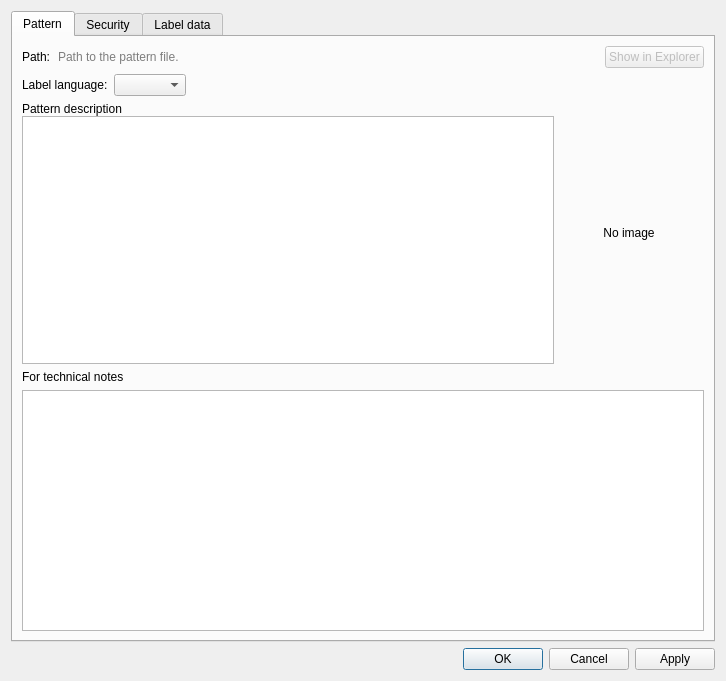
<?xml version="1.0" encoding="UTF-8"?>
<ui version="4.0">
 <class>DialogPatternProperties</class>
 <widget class="QDialog" name="DialogPatternProperties">
  <property name="geometry">
   <rect>
    <x>0</x>
    <y>0</y>
    <width>726</width>
    <height>681</height>
   </rect>
  </property>
  <property name="windowTitle">
   <string>Pattern properties</string>
  </property>
  <property name="windowIcon">
   <iconset resource="../../../libs/vmisc/share/resources/icon.qrc">
    <normaloff>:/icon/64x64/icon64x64.png</normaloff>:/icon/64x64/icon64x64.png</iconset>
  </property>
  <layout class="QVBoxLayout" name="verticalLayout_4">
   <item>
    <widget class="QTabWidget" name="tabWidget">
     <property name="currentIndex">
      <number>0</number>
     </property>
     <widget class="QWidget" name="tab">
      <attribute name="title">
       <string>Pattern</string>
      </attribute>
      <layout class="QVBoxLayout" name="verticalLayout_3">
       <item>
        <layout class="QHBoxLayout" name="horizontalLayoutPath">
         <item>
          <widget class="QLabel" name="label_9">
           <property name="text">
            <string>Path:</string>
           </property>
          </widget>
         </item>
         <item>
          <widget class="QLineEdit" name="lineEditPathToFile">
           <property name="sizePolicy">
            <sizepolicy hsizetype="Expanding" vsizetype="Fixed">
             <horstretch>0</horstretch>
             <verstretch>0</verstretch>
            </sizepolicy>
           </property>
           <property name="autoFillBackground">
            <bool>false</bool>
           </property>
           <property name="styleSheet">
            <string notr="true">background: transparent;</string>
           </property>
           <property name="frame">
            <bool>false</bool>
           </property>
           <property name="readOnly">
            <bool>true</bool>
           </property>
           <property name="placeholderText">
            <string notr="true">Path to the pattern file.</string>
           </property>
          </widget>
         </item>
         <item alignment="Qt::AlignRight">
          <widget class="QPushButton" name="pushButtonShowInExplorer">
           <property name="enabled">
            <bool>false</bool>
           </property>
           <property name="sizePolicy">
            <sizepolicy hsizetype="Minimum" vsizetype="Preferred">
             <horstretch>0</horstretch>
             <verstretch>0</verstretch>
            </sizepolicy>
           </property>
           <property name="text">
            <string>Show in Explorer</string>
           </property>
          </widget>
         </item>
        </layout>
       </item>
       <item>
        <layout class="QHBoxLayout" name="horizontalLayout">
         <item>
          <widget class="QLabel" name="label_12">
           <property name="sizePolicy">
            <sizepolicy hsizetype="Fixed" vsizetype="Preferred">
             <horstretch>0</horstretch>
             <verstretch>0</verstretch>
            </sizepolicy>
           </property>
           <property name="text">
            <string>Label language:</string>
           </property>
          </widget>
         </item>
         <item>
          <widget class="QComboBox" name="comboBoxLabelLanguage">
           <property name="sizePolicy">
            <sizepolicy hsizetype="Preferred" vsizetype="Fixed">
             <horstretch>0</horstretch>
             <verstretch>0</verstretch>
            </sizepolicy>
           </property>
          </widget>
         </item>
         <item>
          <spacer name="horizontalSpacer_2">
           <property name="orientation">
            <enum>Qt::Horizontal</enum>
           </property>
           <property name="sizeHint" stdset="0">
            <size>
             <width>40</width>
             <height>20</height>
            </size>
           </property>
          </spacer>
         </item>
        </layout>
       </item>
       <item>
        <layout class="QHBoxLayout" name="horizontalLayout_7">
         <property name="spacing">
          <number>0</number>
         </property>
         <property name="sizeConstraint">
          <enum>QLayout::SetMaximumSize</enum>
         </property>
         <property name="leftMargin">
          <number>0</number>
         </property>
         <property name="topMargin">
          <number>0</number>
         </property>
         <property name="rightMargin">
          <number>0</number>
         </property>
         <item>
          <layout class="QVBoxLayout" name="verticalLayout">
           <item>
            <widget class="QLabel" name="label_2">
             <property name="text">
              <string>Pattern description</string>
             </property>
            </widget>
           </item>
           <item>
            <widget class="VPlainTextEdit" name="plainTextEditDescription">
             <property name="documentTitle">
              <string/>
             </property>
            </widget>
           </item>
          </layout>
         </item>
         <item>
          <layout class="QVBoxLayout" name="verticalLayout_11">
           <property name="spacing">
            <number>6</number>
           </property>
           <property name="leftMargin">
            <number>0</number>
           </property>
           <item>
            <widget class="QLabel" name="imageLabel">
             <property name="sizePolicy">
              <sizepolicy hsizetype="Preferred" vsizetype="Preferred">
               <horstretch>200</horstretch>
               <verstretch>200</verstretch>
              </sizepolicy>
             </property>
             <property name="minimumSize">
              <size>
               <width>150</width>
               <height>200</height>
              </size>
             </property>
             <property name="maximumSize">
              <size>
               <width>200</width>
               <height>200</height>
              </size>
             </property>
             <property name="toolTip">
              <string>Call context menu for edit</string>
             </property>
             <property name="text">
              <string>No image</string>
             </property>
             <property name="textFormat">
              <enum>Qt::AutoText</enum>
             </property>
             <property name="alignment">
              <set>Qt::AlignCenter</set>
             </property>
             <property name="margin">
              <number>1</number>
             </property>
            </widget>
           </item>
          </layout>
         </item>
        </layout>
       </item>
       <item>
        <layout class="QVBoxLayout" name="verticalLayout_2">
         <item>
          <widget class="QLabel" name="label_3">
           <property name="text">
            <string>For technical notes</string>
           </property>
          </widget>
         </item>
         <item>
          <widget class="VPlainTextEdit" name="plainTextEditTechNotes"/>
         </item>
        </layout>
       </item>
      </layout>
     </widget>
     <widget class="QWidget" name="tab_3">
      <attribute name="title">
       <string>Security</string>
      </attribute>
      <layout class="QVBoxLayout" name="verticalLayout_10">
       <item>
        <widget class="QCheckBox" name="checkBoxPatternReadOnly">
         <property name="text">
          <string>Open only for read</string>
         </property>
        </widget>
       </item>
       <item>
        <spacer name="verticalSpacer_2">
         <property name="orientation">
          <enum>Qt::Vertical</enum>
         </property>
         <property name="sizeHint" stdset="0">
          <size>
           <width>20</width>
           <height>40</height>
          </size>
         </property>
        </spacer>
       </item>
      </layout>
     </widget>
     <widget class="QWidget" name="tab_4">
      <attribute name="title">
       <string>Label data</string>
      </attribute>
      <layout class="QVBoxLayout" name="verticalLayout_32">
       <item>
        <layout class="QHBoxLayout" name="horizontalLayout_19">
         <item>
          <widget class="QLabel" name="label_13">
           <property name="text">
            <string>Label template:</string>
           </property>
          </widget>
         </item>
         <item>
          <widget class="QPushButton" name="pushButtonEditPatternLabel">
           <property name="toolTip">
            <string>Edit pattern label</string>
           </property>
           <property name="text">
            <string>Edit template</string>
           </property>
          </widget>
         </item>
         <item>
          <spacer name="horizontalSpacer">
           <property name="orientation">
            <enum>Qt::Horizontal</enum>
           </property>
           <property name="sizeHint" stdset="0">
            <size>
             <width>40</width>
             <height>20</height>
            </size>
           </property>
          </spacer>
         </item>
        </layout>
       </item>
       <item>
        <widget class="QGroupBox" name="groupBox_4">
         <property name="sizePolicy">
          <sizepolicy hsizetype="Preferred" vsizetype="Preferred">
           <horstretch>0</horstretch>
           <verstretch>1</verstretch>
          </sizepolicy>
         </property>
         <property name="title">
          <string>Label data</string>
         </property>
         <layout class="QFormLayout" name="formLayout_2">
          <property name="fieldGrowthPolicy">
           <enum>QFormLayout::ExpandingFieldsGrow</enum>
          </property>
          <item row="0" column="0">
           <widget class="QLabel" name="label_6">
            <property name="text">
             <string>Pattern name:</string>
            </property>
           </widget>
          </item>
          <item row="0" column="1">
           <widget class="VLineEdit" name="lineEditPatternName">
            <property name="maxLength">
             <number>30</number>
            </property>
           </widget>
          </item>
          <item row="1" column="0">
           <widget class="QLabel" name="label_7">
            <property name="text">
             <string>Pattern number:</string>
            </property>
           </widget>
          </item>
          <item row="1" column="1">
           <widget class="VLineEdit" name="lineEditPatternNumber">
            <property name="maxLength">
             <number>30</number>
            </property>
           </widget>
          </item>
          <item row="2" column="0">
           <widget class="QLabel" name="label_8">
            <property name="text">
             <string>Company/Designer name:</string>
            </property>
           </widget>
          </item>
          <item row="2" column="1">
           <widget class="VLineEdit" name="lineEditCompanyName">
            <property name="maxLength">
             <number>30</number>
            </property>
           </widget>
          </item>
          <item row="3" column="0">
           <widget class="QLabel" name="label_10">
            <property name="text">
             <string>Customer name:</string>
            </property>
           </widget>
          </item>
          <item row="3" column="1">
           <widget class="VLineEdit" name="lineEditCustomerName">
            <property name="maxLength">
             <number>30</number>
            </property>
           </widget>
          </item>
          <item row="4" column="0">
           <widget class="QLabel" name="label">
            <property name="text">
             <string>Date format:</string>
            </property>
           </widget>
          </item>
          <item row="4" column="1">
           <widget class="QComboBox" name="comboBoxDateFormat"/>
          </item>
          <item row="5" column="0">
           <widget class="QLabel" name="label_11">
            <property name="text">
             <string>Time format:</string>
            </property>
           </widget>
          </item>
          <item row="5" column="1">
           <widget class="QComboBox" name="comboBoxTimeFormat"/>
          </item>
         </layout>
        </widget>
       </item>
       <item>
        <widget class="QGroupBox" name="groupBox_2">
         <property name="title">
          <string>Materials</string>
         </property>
         <layout class="QFormLayout" name="formLayout">
          <property name="fieldGrowthPolicy">
           <enum>QFormLayout::ExpandingFieldsGrow</enum>
          </property>
          <item row="0" column="0">
           <widget class="QLabel" name="label_14">
            <property name="text">
             <string>Pattern materials:</string>
            </property>
           </widget>
          </item>
          <item row="0" column="1">
           <widget class="QPushButton" name="pushButtonPatternMaterials">
            <property name="toolTip">
             <string>Manage list of pattern materials</string>
            </property>
            <property name="text">
             <string>Manage</string>
            </property>
           </widget>
          </item>
         </layout>
        </widget>
       </item>
       <item>
        <spacer name="verticalSpacer">
         <property name="orientation">
          <enum>Qt::Vertical</enum>
         </property>
         <property name="sizeHint" stdset="0">
          <size>
           <width>20</width>
           <height>90</height>
          </size>
         </property>
        </spacer>
       </item>
      </layout>
     </widget>
    </widget>
   </item>
   <item>
    <widget class="QDialogButtonBox" name="buttonBox">
     <property name="orientation">
      <enum>Qt::Horizontal</enum>
     </property>
     <property name="standardButtons">
      <set>QDialogButtonBox::Apply|QDialogButtonBox::Cancel|QDialogButtonBox::Ok</set>
     </property>
    </widget>
   </item>
  </layout>
 </widget>
 <customwidgets>
  <customwidget>
   <class>VPlainTextEdit</class>
   <extends>QPlainTextEdit</extends>
   <header location="global">vplaintextedit.h</header>
  </customwidget>
  <customwidget>
   <class>VLineEdit</class>
   <extends>QLineEdit</extends>
   <header>vlineedit.h</header>
  </customwidget>
 </customwidgets>
 <resources>
  <include location="../../../libs/vmisc/share/resources/icon.qrc"/>
 </resources>
 <connections>
  <connection>
   <sender>buttonBox</sender>
   <signal>accepted()</signal>
   <receiver>DialogPatternProperties</receiver>
   <slot>accept()</slot>
   <hints>
    <hint type="sourcelabel">
     <x>257</x>
     <y>682</y>
    </hint>
    <hint type="destinationlabel">
     <x>157</x>
     <y>274</y>
    </hint>
   </hints>
  </connection>
  <connection>
   <sender>buttonBox</sender>
   <signal>rejected()</signal>
   <receiver>DialogPatternProperties</receiver>
   <slot>reject()</slot>
   <hints>
    <hint type="sourcelabel">
     <x>325</x>
     <y>682</y>
    </hint>
    <hint type="destinationlabel">
     <x>286</x>
     <y>274</y>
    </hint>
   </hints>
  </connection>
 </connections>
 <buttongroups>
  <buttongroup name="buttonGroup"/>
 </buttongroups>
</ui>
